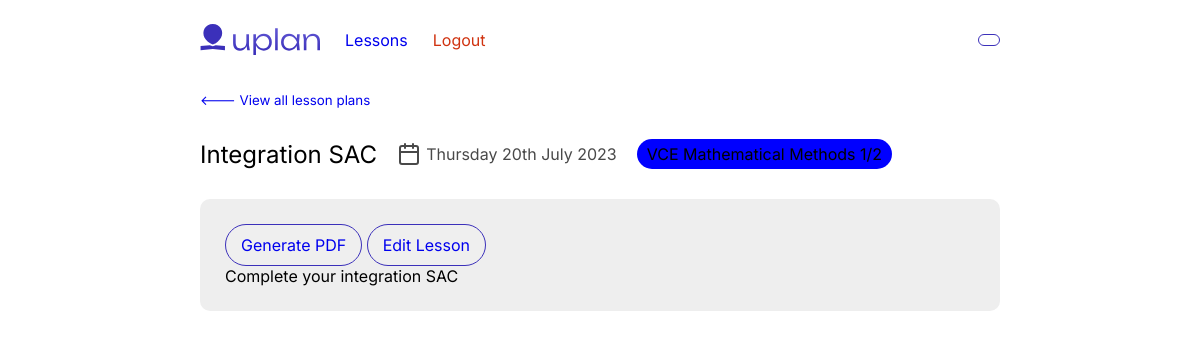
/lesson/1556b0e1-e85/, run on the app's committed database.
### core/models.py (models this page shows, shortened)
class LessonPlan(models.Model):
    primary_teacher = models.ForeignKey(Profile, blank=True, null=True, on_delete=models.SET_NULL, related_name="lessons")
    associated_teachers = models.ManyToManyField(Profile, related_name="associated_teachers", blank=True)
    subject = models.ManyToManyField("Subject", blank=True, related_name='lesson_plan')
    title = models.CharField(max_length=256, null=True, blank=True, validators=[validate_existence])
    text_content = models.TextField(blank=False, null=False, validators=[validate_existence])
    date_created = models.DateTimeField(auto_now_add=True, blank=True, null=True)
    lesson_date = models.DateField(blank=True, null=True)
    slug = models.SlugField(
        default='',
        editable=True,
        max_length=75,
        unique=True,
        null=True,
        blank=True
    )

class Subject(models.Model):
    name = models.CharField(max_length=256)
    teacher = models.ForeignKey(Profile, blank=True, null=True, on_delete=models.SET_NULL, related_name="subjects")
    primary_colour = models.CharField(max_length=15)

### core/views.py (the view)
# urls.py: path('lesson/<str:slug>/', views.lesson_view, name='lesson_view'),
def lesson_view(request, slug):
    lesson = LessonPlan.objects.get(slug=slug)
    context = {
        'lesson': lesson
    }
    return render(request, 'core/lesson_view.html', context)

### templates/core/lesson_view.html
{% extends 'core/base.html' %}
{% load static %}
{% block content %}
<div class="container">
<div class="lesson-plan-detail">
    <small><a href="{% url "core:index" %}">🡐 View all lesson plans</a></small>
    <div class="lesson-plan-detail-head">
    <h2>{{ lesson.title }}</h2>
    <div class="date-group">
        {% if lesson.lesson_date %}
            <i data-feather="calendar"></i>
            <p>{{ lesson.lesson_date|date:"l dS F Y" }}</p>
        {% else %}
            <p>No date set</p>
        {% endif %}
    </div>
    {% for subject in lesson.subject.all %}
    <p style="background: {{ subject.primary_colour }};" class="pill pill__sml">{{ subject.name }}</p>
    {% endfor %}
    </div>
</div>
<div class="lesson-plan-content-detail">
    <button class="btn btn__secondary"><a href="{% url 'core:create_pdf' lesson.slug %}">Generate PDF</a></button>
    <button class="btn btn__secondary"><a href="{% url 'core:update_lesson' lesson.slug %}">Edit Lesson</a></button>
    <br>
    {{ lesson.text_content|safe|linebreaksbr }}
</div>
</div>
{% endblock content %}

### core/static/css/index.css (style rules this page uses)
* { box-sizing:border-box;margin:0;padding:0;font-family:'Inter', sans-serif;text-decoration:none;list-style:none }
.btn { padding:10px 15px;border-radius:500px;cursor:pointer;border:none;outline:none;font-size:16px }
.btn__secondary { border:1px solid #3B30BA }
.container { width:800px;margin:0 auto }
.lesson-plan-detail-head { display:flex;align-items:center;gap:20px;margin:30px 0 30px 0 }
.lesson-plan-detail-head h2 { font-weight:400 }
.lesson-plan-detail-head .date-group { display:flex;flex-direction:row;gap:5px;align-items:center }
.lesson-plan-detail-head .date-group>* { color:#494949 }
.lesson-plan-content-detail { padding:25px;background:#eee;border-radius:10px;margin-bottom:25px }
.pill { border-radius:500px }
.pill__sml { padding:5px 10px }

### data on the page
LessonPlan: title "Integration SAC", lesson_date "Thursday 20th July 2023", text_content "Complete your integration SAC"
Subject: name "VCE Mathematical Methods 1/2"
